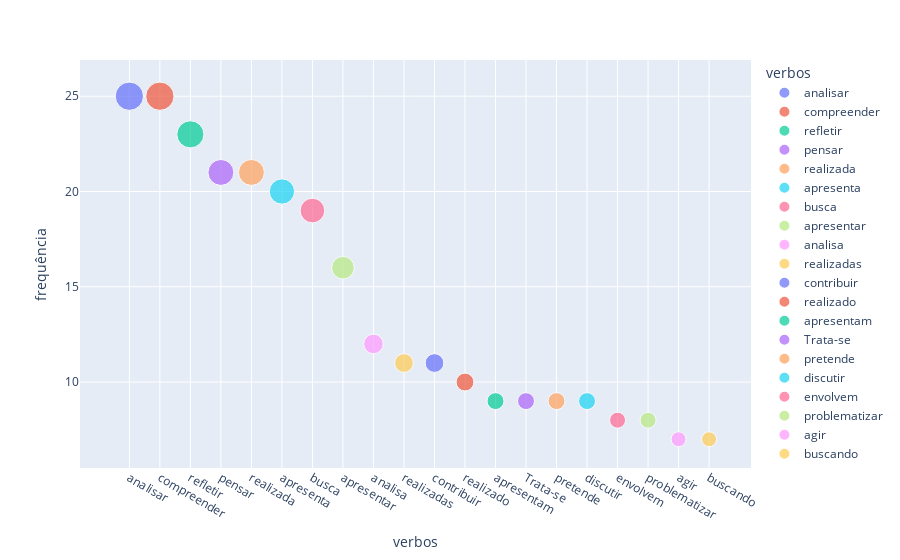

Notebook code for this chart:
### Code cell
frequencia_verbos = Counter(verbos_sem_stopwords)
verbos_comuns_sem_stopwords = frequencia_verbos.most_common(20)
#print(verbos_comuns)

#print(nomes_comuns)
verbos_comuns_sem_stopwords_DataFrame = pd.DataFrame(verbos_comuns_sem_stopwords)
verbos_comuns_sem_stopwords_DataFrame.columns = ["verbos","frequência"]


import plotly.express as px
df = verbos_comuns_sem_stopwords_DataFrame

# Use column names instead. This is the same chart as above.
fig = px.scatter(df, x='verbos', y='frequência', color='verbos', size='frequência')
fig.show()

### Figure 1 — Plotly figure (JSON) as saved in the notebook; plotly's stock layout.template omitted (floating-point values rounded to 4 significant figures)
{"data": [{"hovertemplate": "verbos=%{x}<br>frequência=%{marker.size}<extra></extra>", "legendgroup": "analisar", "marker": {"color": "#636efa", "size": [25], "sizemode": "area", "sizeref": 0.0625, "symbol": "circle"}, "mode": "markers", "name": "analisar", "orientation": "v", "showlegend": true, "type": "scatter", "x": ["analisar"], "xaxis": "x", "y": [25], "yaxis": "y"}, {"hovertemplate": "verbos=%{x}<br>frequência=%{marker.size}<extra></extra>", "legendgroup": "compreender", "marker": {"color": "#EF553B", "size": [25], "sizemode": "area", "sizeref": 0.0625, "symbol": "circle"}, "mode": "markers", "name": "compreender", "orientation": "v", "showlegend": true, "type": "scatter", "x": ["compreender"], "xaxis": "x", "y": [25], "yaxis": "y"}, {"hovertemplate": "verbos=%{x}<br>frequência=%{marker.size}<extra></extra>", "legendgroup": "refletir", "marker": {"color": "#00cc96", "size": [23], "sizemode": "area", "sizeref": 0.0625, "symbol": "circle"}, "mode": "markers", "name": "refletir", "orientation": "v", "showlegend": true, "type": "scatter", "x": ["refletir"], "xaxis": "x", "y": [23], "yaxis": "y"}, {"hovertemplate": "verbos=%{x}<br>frequência=%{marker.size}<extra></extra>", "legendgroup": "pensar", "marker": {"color": "#ab63fa", "size": [21], "sizemode": "area", "sizeref": 0.0625, "symbol": "circle"}, "mode": "markers", "name": "pensar", "orientation": "v", "showlegend": true, "type": "scatter", "x": ["pensar"], "xaxis": "x", "y": [21], "yaxis": "y"}, {"hovertemplate": "verbos=%{x}<br>frequência=%{marker.size}<extra></extra>", "legendgroup": "realizada", "marker": {"color": "#FFA15A", "size": [21], "sizemode": "area", "sizeref": 0.0625, "symbol": "circle"}, "mode": "markers", "name": "realizada", "orientation": "v", "showlegend": true, "type": "scatter", "x": ["realizada"], "xaxis": "x", "y": [21], "yaxis": "y"}, {"hovertemplate": "verbos=%{x}<br>frequência=%{marker.size}<extra></extra>", "legendgroup": "apresenta", "marker": {"color": "#19d3f3", "size": [20], "sizemode": "area", "sizeref": 0.0625, "symbol": "circle"}, "mode": "markers", "name": "apresenta", "orientation": "v", "showlegend": true, "type": "scatter", "x": ["apresenta"], "xaxis": "x", "y": [20], "yaxis": "y"}, {"hovertemplate": "verbos=%{x}<br>frequência=%{marker.size}<extra></extra>", "legendgroup": "busca", "marker": {"color": "#FF6692", "size": [19], "sizemode": "area", "sizeref": 0.0625, "symbol": "circle"}, "mode": "markers", "name": "busca", "orientation": "v", "showlegend": true, "type": "scatter", "x": ["busca"], "xaxis": "x", "y": [19], "yaxis": "y"}, {"hovertemplate": "verbos=%{x}<br>frequência=%{marker.size}<extra></extra>", "legendgroup": "apresentar", "marker": {"color": "#B6E880", "size": [16], "sizemode": "area", "sizeref": 0.0625, "symbol": "circle"}, "mode": "markers", "name": "apresentar", "orientation": "v", "showlegend": true, "type": "scatter", "x": ["apresentar"], "xaxis": "x", "y": [16], "yaxis": "y"}, {"hovertemplate": "verbos=%{x}<br>frequência=%{marker.size}<extra></extra>", "legendgroup": "analisa", "marker": {"color": "#FF97FF", "size": [12], "sizemode": "area", "sizeref": 0.0625, "symbol": "circle"}, "mode": "markers", "name": "analisa", "orientation": "v", "showlegend": true, "type": "scatter", "x": ["analisa"], "xaxis": "x", "y": [12], "yaxis": "y"}, {"hovertemplate": "verbos=%{x}<br>frequência=%{marker.size}<extra></extra>", "legendgroup": "realizadas", "marker": {"color": "#FECB52", "size": [11], "sizemode": "area", "sizeref": 0.0625, "symbol": "circle"}, "mode": "markers", "name": "realizadas", "orientation": "v", "showlegend": true, "type": "scatter", "x": ["realizadas"], "xaxis": "x", "y": [11], "yaxis": "y"}, {"hovertemplate": "verbos=%{x}<br>frequência=%{marker.size}<extra></extra>", "legendgroup": "contribuir", "marker": {"color": "#636efa", "size": [11], "sizemode": "area", "sizeref": 0.0625, "symbol": "circle"}, "mode": "markers", "name": "contribuir", "orientation": "v", "showlegend": true, "type": "scatter", "x": ["contribuir"], "xaxis": "x", "y": [11], "yaxis": "y"}, {"hovertemplate": "verbos=%{x}<br>frequência=%{marker.size}<extra></extra>", "legendgroup": "realizado", "marker": {"color": "#EF553B", "size": [10], "sizemode": "area", "sizeref": 0.0625, "symbol": "circle"}, "mode": "markers", "name": "realizado", "orientation": "v", "showlegend": true, "type": "scatter", "x": ["realizado"], "xaxis": "x", "y": [10], "yaxis": "y"}, {"hovertemplate": "verbos=%{x}<br>frequência=%{marker.size}<extra></extra>", "legendgroup": "apresentam", "marker": {"color": "#00cc96", "size": [9], "sizemode": "area", "sizeref": 0.0625, "symbol": "circle"}, "mode": "markers", "name": "apresentam", "orientation": "v", "showlegend": true, "type": "scatter", "x": ["apresentam"], "xaxis": "x", "y": [9], "yaxis": "y"}, {"hovertemplate": "verbos=%{x}<br>frequência=%{marker.size}<extra></extra>", "legendgroup": "Trata-se", "marker": {"color": "#ab63fa", "size": [9], "sizemode": "area", "sizeref": 0.0625, "symbol": "circle"}, "mode": "markers", "name": "Trata-se", "orientation": "v", "showlegend": true, "type": "scatter", "x": ["Trata-se"], "xaxis": "x", "y": [9], "yaxis": "y"}, {"hovertemplate": "verbos=%{x}<br>frequência=%{marker.size}<extra></extra>", "legendgroup": "pretende", "marker": {"color": "#FFA15A", "size": [9], "sizemode": "area", "sizeref": 0.0625, "symbol": "circle"}, "mode": "markers", "name": "pretende", "orientation": "v", "showlegend": true, "type": "scatter", "x": ["pretende"], "xaxis": "x", "y": [9], "yaxis": "y"}, {"hovertemplate": "verbos=%{x}<br>frequência=%{marker.size}<extra></extra>", "legendgroup": "discutir", "marker": {"color": "#19d3f3", "size": [9], "sizemode": "area", "sizeref": 0.0625, "symbol": "circle"}, "mode": "markers", "name": "discutir", "orientation": "v", "showlegend": true, "type": "scatter", "x": ["discutir"], "xaxis": "x", "y": [9], "yaxis": "y"}, {"hovertemplate": "verbos=%{x}<br>frequência=%{marker.size}<extra></extra>", "legendgroup": "envolvem", "marker": {"color": "#FF6692", "size": [8], "sizemode": "area", "sizeref": 0.0625, "symbol": "circle"}, "mode": "markers", "name": "envolvem", "orientation": "v", "showlegend": true, "type": "scatter", "x": ["envolvem"], "xaxis": "x", "y": [8], "yaxis": "y"}, {"hovertemplate": "verbos=%{x}<br>frequência=%{marker.size}<extra></extra>", "legendgroup": "problematizar", "marker": {"color": "#B6E880", "size": [8], "sizemode": "area", "sizeref": 0.0625, "symbol": "circle"}, "mode": "markers", "name": "problematizar", "orientation": "v", "showlegend": true, "type": "scatter", "x": ["problematizar"], "xaxis": "x", "y": [8], "yaxis": "y"}, {"hovertemplate": "verbos=%{x}<br>frequência=%{marker.size}<extra></extra>", "legendgroup": "agir", "marker": {"color": "#FF97FF", "size": [7], "sizemode": "area", "sizeref": 0.0625, "symbol": "circle"}, "mode": "markers", "name": "agir", "orientation": "v", "showlegend": true, "type": "scatter", "x": ["agir"], "xaxis": "x", "y": [7], "yaxis": "y"}, {"hovertemplate": "verbos=%{x}<br>frequência=%{marker.size}<extra></extra>", "legendgroup": "buscando", "marker": {"color": "#FECB52", "size": [7], "sizemode": "area", "sizeref": 0.0625, "symbol": "circle"}, "mode": "markers", "name": "buscando", "orientation": "v", "showlegend": true, "type": "scatter", "x": ["buscando"], "xaxis": "x", "y": [7], "yaxis": "y"}], "layout": {"legend": {"itemsizing": "constant", "title": {"text": "verbos"}, "tracegroupgap": 0}, "margin": {"t": 60}, "xaxis": {"anchor": "y", "categoryarray": ["analisar", "compreender", "refletir", "pensar", "realizada", "apresenta", "busca", "apresentar", "analisa", "realizadas", "contribuir", "realizado", "apresentam", "Trata-se", "pretende", "discutir", "envolvem", "problematizar", "agir", "buscando"], "categoryorder": "array", "domain": [0, 1], "title": {"text": "verbos"}}, "yaxis": {"anchor": "x", "domain": [0, 1], "title": {"text": "frequência"}}}}
